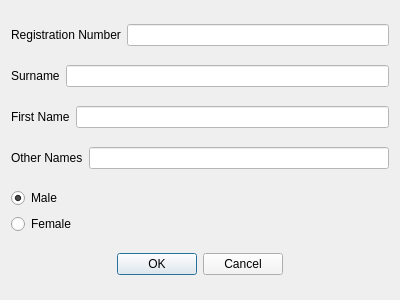
<?xml version="1.0" encoding="UTF-8"?>
<ui version="4.0">
 <class>GwStudent</class>
 <widget class="QDialog" name="GwStudent">
  <property name="geometry">
   <rect>
    <x>0</x>
    <y>0</y>
    <width>400</width>
    <height>300</height>
   </rect>
  </property>
  <property name="windowTitle">
   <string>Students Data Form</string>
  </property>
  <layout class="QVBoxLayout" name="verticalLayout_2">
   <item>
    <layout class="QHBoxLayout" name="horizontalLayout">
     <item>
      <widget class="QLabel" name="label">
       <property name="text">
        <string>Registration Number</string>
       </property>
       <property name="buddy">
        <cstring>regNumEdit</cstring>
       </property>
      </widget>
     </item>
     <item>
      <widget class="QLineEdit" name="regNumEdit">
       <property name="styleSheet">
        <string notr="true">background-color: rgb(255, 255, 255);</string>
       </property>
      </widget>
     </item>
    </layout>
   </item>
   <item>
    <layout class="QHBoxLayout" name="horizontalLayout_2">
     <item>
      <widget class="QLabel" name="label_2">
       <property name="text">
        <string>Surname</string>
       </property>
       <property name="buddy">
        <cstring>surnameEdit</cstring>
       </property>
      </widget>
     </item>
     <item>
      <widget class="QLineEdit" name="surnameEdit">
       <property name="styleSheet">
        <string notr="true">background-color: rgb(255, 255, 255);</string>
       </property>
      </widget>
     </item>
    </layout>
   </item>
   <item>
    <layout class="QHBoxLayout" name="horizontalLayout_3">
     <item>
      <widget class="QLabel" name="label_3">
       <property name="text">
        <string>First Name</string>
       </property>
       <property name="buddy">
        <cstring>firstNameEdit</cstring>
       </property>
      </widget>
     </item>
     <item>
      <widget class="QLineEdit" name="firstNameEdit">
       <property name="styleSheet">
        <string notr="true">background-color: rgb(255, 255, 255);</string>
       </property>
      </widget>
     </item>
    </layout>
   </item>
   <item>
    <layout class="QHBoxLayout" name="horizontalLayout_4">
     <item>
      <widget class="QLabel" name="label_4">
       <property name="text">
        <string>Other Names</string>
       </property>
       <property name="buddy">
        <cstring>otherNamesEdit</cstring>
       </property>
      </widget>
     </item>
     <item>
      <widget class="QLineEdit" name="otherNamesEdit">
       <property name="styleSheet">
        <string notr="true">background-color: rgb(255, 255, 255);</string>
       </property>
      </widget>
     </item>
    </layout>
   </item>
   <item>
    <layout class="QHBoxLayout" name="horizontalLayout_6">
     <item>
      <layout class="QVBoxLayout" name="verticalLayout">
       <item>
        <widget class="QRadioButton" name="maleRadioButton">
         <property name="styleSheet">
          <string notr="true"/>
         </property>
         <property name="text">
          <string>Male</string>
         </property>
         <property name="checked">
          <bool>true</bool>
         </property>
        </widget>
       </item>
       <item>
        <widget class="QRadioButton" name="femaleRadioButton">
         <property name="text">
          <string>Female</string>
         </property>
        </widget>
       </item>
      </layout>
     </item>
    </layout>
   </item>
   <item>
    <widget class="QDialogButtonBox" name="buttonBox">
     <property name="styleSheet">
      <string notr="true">background-color: rgb(244, 244, 244);</string>
     </property>
     <property name="orientation">
      <enum>Qt::Horizontal</enum>
     </property>
     <property name="standardButtons">
      <set>QDialogButtonBox::Cancel|QDialogButtonBox::Ok</set>
     </property>
     <property name="centerButtons">
      <bool>true</bool>
     </property>
    </widget>
   </item>
  </layout>
 </widget>
 <resources/>
 <connections>
  <connection>
   <sender>buttonBox</sender>
   <signal>accepted()</signal>
   <receiver>GwStudent</receiver>
   <slot>accept()</slot>
   <hints>
    <hint type="sourcelabel">
     <x>248</x>
     <y>254</y>
    </hint>
    <hint type="destinationlabel">
     <x>157</x>
     <y>274</y>
    </hint>
   </hints>
  </connection>
  <connection>
   <sender>buttonBox</sender>
   <signal>rejected()</signal>
   <receiver>GwStudent</receiver>
   <slot>reject()</slot>
   <hints>
    <hint type="sourcelabel">
     <x>316</x>
     <y>260</y>
    </hint>
    <hint type="destinationlabel">
     <x>286</x>
     <y>274</y>
    </hint>
   </hints>
  </connection>
 </connections>
</ui>
